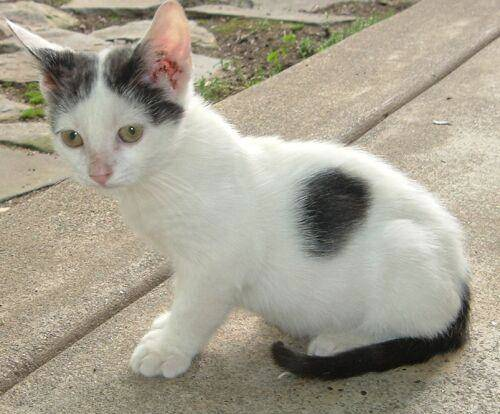
#> input picture 01_opencv基础操作/assets/cat.jpg, 500 x 414 px
$ jupyter execute '09_直方图.ipynb'   (shell and % lines are left out)
#> lines starting #> are read from the running program, lines starting #| are printed output that depends on the picture; after the words box and inside, x2 and y2 are one past the last pixel; in counts of white or black regions, pixels touching at a corner belong together
[cell 1]
import cv2
import numpy as np
import matplotlib.pyplot as plt
def cv_show(name, img):
    cv2.imshow(name, img)
    cv2.waitKey(0)
    cv2.destroyAllWindows()

### 直方图（histogram）

cv2.calcHist 函数是 OpenCV 库中的一个函数，用于计算直方图。</br>直方图是一种统计图形，用于显示数据分布的情况，特别是在计算机视觉中，它用于显示图像中像素值的分布。

##### hist = cv2.calcHist([images], channels, mask, histSize, ranges)

参数：</br>
- images：输入图像**列表**，可以是一个图像数组，也可以是一个图像。
- channels：要计算的通道列表。例如，[0] 表示只计算第一个通道（通常是蓝色通道），[0, 1] 表示计算前两个通道（蓝色和绿色通道）。
- mask：可选掩码图像，用于限制直方图计算的范围。掩码为 None 表示计算整个图像的直方图。
- histSize：直方图的大小，它是一个元组，表示每个通道的直方图大小。例如，(256, 256, 256) 表示每个通道都有 256 个bin（一个bin其实就是直方图中的一个直方图柱子）。
- ranges：通道的值范围，它是一个元组，表示每个通道的值范围。例如，(0, 256) 表示蓝色通道的值范围是从 0 到 255。

返回值：</br>
- hist 是计算得到的直方图，它是一个数组，每个元素代表直方图中一个bin的值。

##### 示例

[cell 2]
img = cv2.imread('assets/cat.jpg', cv2.IMREAD_GRAYSCALE)
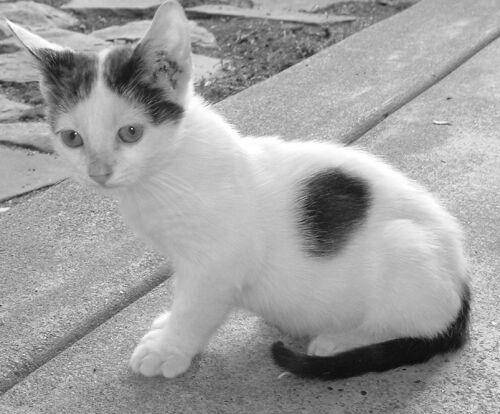
#> img: shape (414, 500); min 0, max 255, mean 159.9
hist = cv2.calcHist([img], [0], None, [256], [0, 256])
#> hist = 256 values, max 3659 at index 179, min 0 at index 1, mean 808.6
hist.shape
#> Out = (256, 1)

[cell 3]
#  .ravel() 方法将图像数组展平为一维数组
plt.hist(img.ravel(), 256)
# plt.plot(hist)
plt.show()
#> figure, not shown here; tallest bar 3659 high, from x = 178.3 to 179.3

[cell 4]
img = cv2.imread('assets/cat.jpg')
#> img is the input picture: shape (414, 500, 3); mean B, G, R 144.3, 159.9, 165.9
color = ('b', 'g', 'r')
for i, col in enumerate(color):
    hist = cv2.calcHist([img], [i], None, [256], [0, 256])
    plt.plot(hist, color=col)
    plt.xlim([0, 256])
#> figure, not shown here; curve peaks at x = 160, y = 2884; curve peaks at x = 179, y = 3412; curve peaks at x = 185, y = 3505

Mask

[cell 5]
# 创建掩码mask
mask = np.zeros(img.shape[:2], np.uint8)
# 掩码中心白色区域
mask[100:300, 100:400] = 255
cv_show('mask', mask)
#> in cv_show, `cv2.imshow(name, img)`:
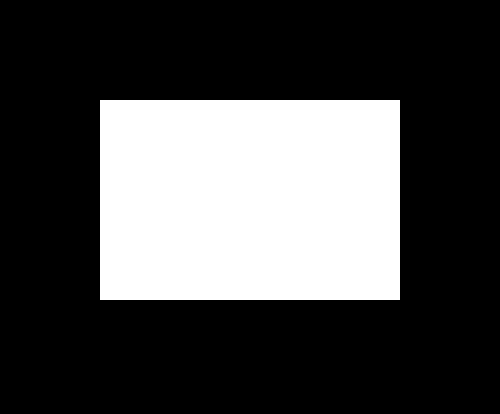
#> window 'mask': shape (414, 500); 29% white; 1 white region, box (x1, y1, x2, y2) and area: (100, 100, 400, 300) 60000

[cell 6]
img = cv2.imread('assets\cat.jpg', cv2.IMREAD_GRAYSCALE)
cv_show('original img', img)

[cell 7]
masked_img = cv2.bitwise_and(img, img, mask=mask)  # 与操作
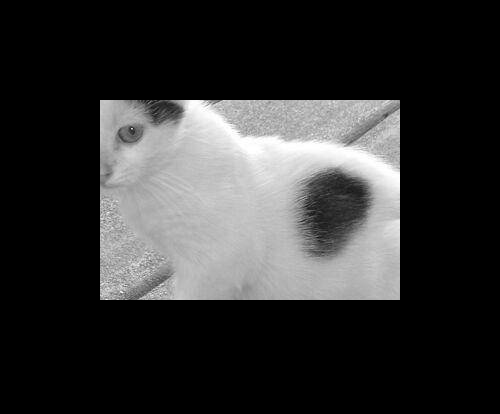
#> masked_img: shape (414, 500); min 0, max 255, mean 50.7
cv_show('masked_img', masked_img)

[cell 8]
hist_full = cv2.calcHist([img], [0], None, [256], [0, 256])
#> hist_full has the same summary as hist
hist_mask = cv2.calcHist([img], [0], mask, [256], [0, 256])
#> hist_mask = 256 values, max 1494 at index 180, min 0 at index 0, mean 234.4

[cell 9]
plt.subplot(221), plt.imshow(img, 'gray')
plt.subplot(222), plt.imshow(mask, 'gray')
plt.subplot(223), plt.imshow(masked_img, 'gray')
plt.subplot(224), plt.plot(hist_full), plt.plot(hist_mask)
plt.xlim([0, 256])
plt.show()
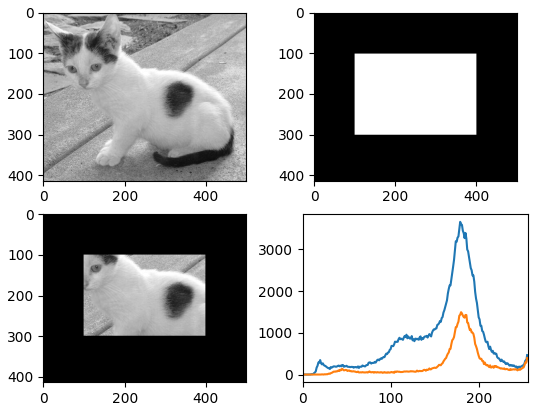
#> figure drawn by matplotlib, 4 panels; panel 4: curve peaks at x = 179, y = 3659; panel 4: curve peaks at x = 180, y = 1494

### 直方图均衡化

直方图均衡化是图像处理中的一种重要技术，它可以提高图像的对比度，使图像的灰度分布更加均匀，特别是在图像整体偏暗或过亮时，均衡化可以有效地改善图像的视觉效果。

</br>

</br>

cv2.equalizeHist 函数是 OpenCV 库中的一个函数，用于对图像的直方图进行均衡化。</br>直方图均衡化是一种增强图像对比度的技术，它通过扩展图像的灰度级来改善图像的视觉效果。

##### dst = cv2.equalizeHist(src)

参数：
- src：输入图像，通常是灰度图像。

返回值：
- dst 是直方图均衡化后的图像。

##### 示例

[cell 10]
img = cv2.imread('assets/clahe.jpg', cv2.IMREAD_GRAYSCALE)
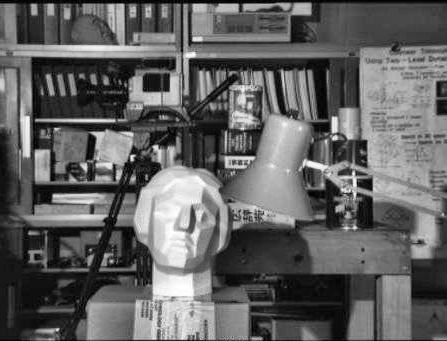
#> input picture 01_opencv基础操作/assets/clahe.jpg, 447 x 341 px
#> img is the input picture: shape (341, 447); min 0, max 255, mean 97.8
plt.hist(img.ravel(), 256)
plt.show()
#> figure, not shown here; tallest bar 1584 high, from x = 22.91 to 23.91

[cell 11]
# 直方图均衡化
equ = cv2.equalizeHist(img)
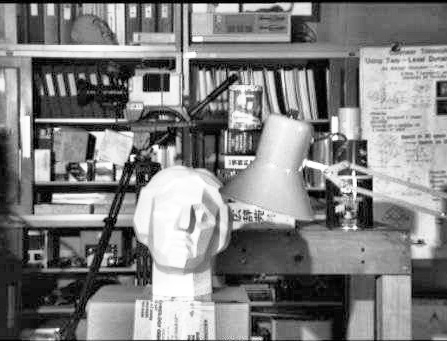
#> equ: shape (341, 447); min 0, max 255, mean 128.1
plt.hist(equ.ravel(), 256)
plt.show()
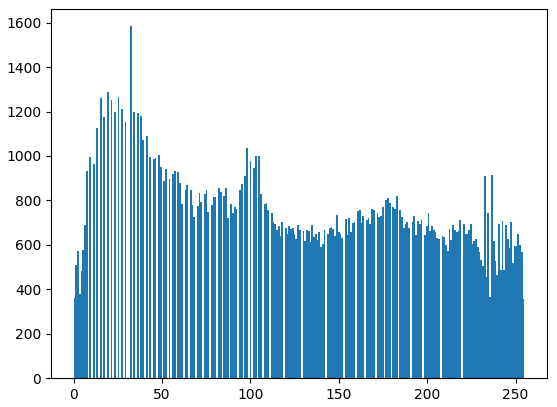
#> figure drawn by matplotlib, 1 panel; tallest bar 1584 high, from x = 31.88 to 32.87

[cell 12]
res = np.hstack((img, equ))
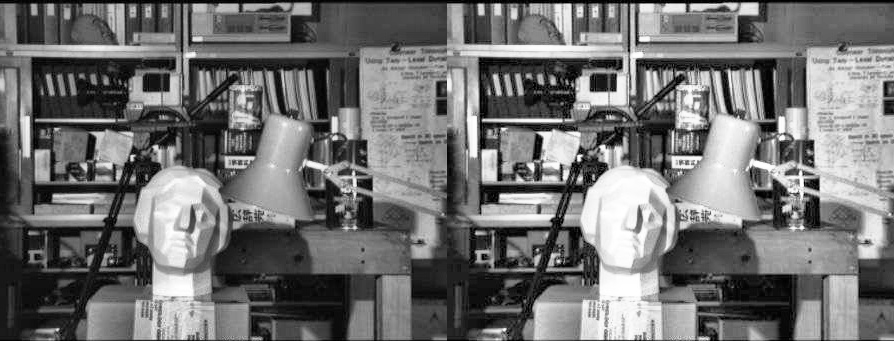
#> res: shape (341, 894); min 0, max 255, mean 112.9
cv_show('', res)

#### 自适应的直方图均衡化

cv2.createCLAHE 函数是 OpenCV 库中的一个函数，用于创建一个自适应的直方图均衡化（Contrast Limited Adaptive Histogram Equalization，CLAHE）对象。</br>CLAHE 是直方图均衡化的一种变体，它在增强图像对比度的同时限制了对比度的最大增加量，这有助于避免图像中的某些区域变得过于亮或过于暗。

##### clahe = cv2.createCLAHE(clipLimit, tileGridSize)

参数：
- clipLimit：对比度限制，它决定了直方图均衡化过程中的对比度增加量。较大的 clipLimit 值会导致对比度的增加量较小，从而减少图像中的过亮或过暗区域。这个值应该是一个浮点数，默认为 2.0。
- tileGridSize：直方图均衡化的网格大小。这个参数定义了直方图均衡化过程中用于计算局部直方图和直方图均衡化的像素块的大小。默认值为 (8, 8)，表示每个像素块的大小为 8x8 像素。较大的网格大小可能会导致处理速度变慢，但可能会提供更好的局部对比度增强。

返回值：
- clahe 是一个 CLAHE 对象，可以用来对图像进行直方图均衡化处理。

##### 示例

[cell 13]
# 创建一个CLAHE对象
clahe = cv2.createCLAHE(clipLimit=2.0, tileGridSize=(8, 8))
# 将CLAHE对象应用于图像中，使其均衡化
res_clahe = clahe.apply(img)
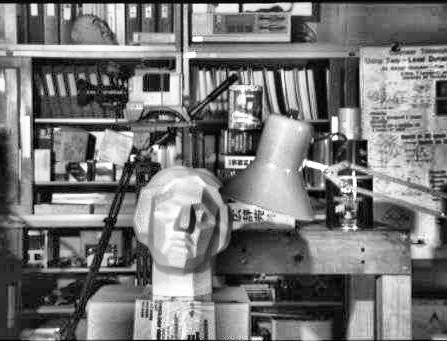
#> res_clahe: shape (341, 447); min 0, max 255, mean 119.6

[cell 14]
res = np.hstack((img, equ, res_clahe))
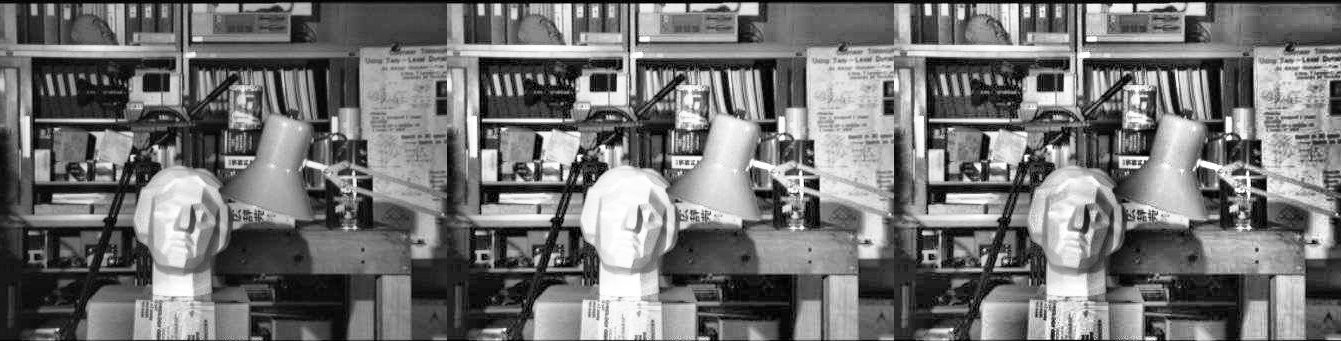
#> res: shape (341, 1341); min 0, max 255, mean 115.1
cv_show('', res)
